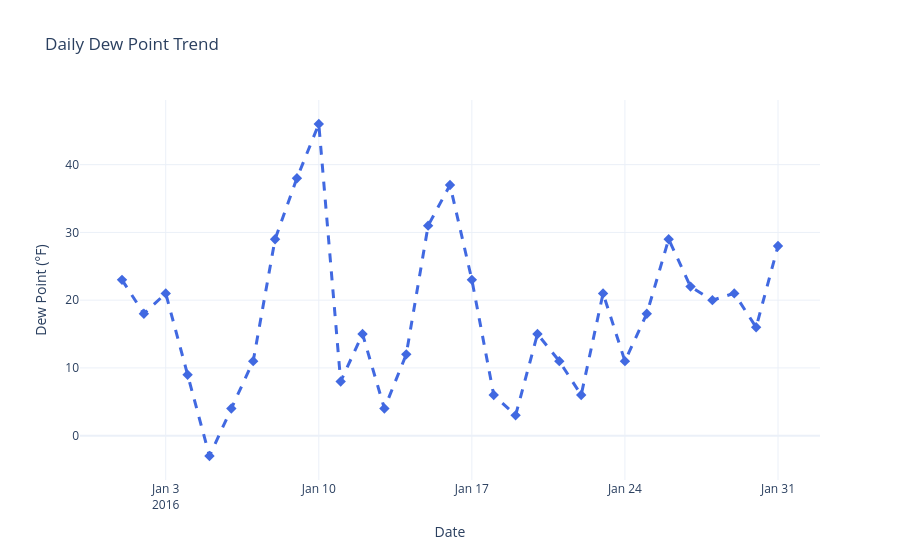

Here is the notebook cell this chart was saved with:
### Code cell
# Import Plotly Express
import plotly.express as px

# Create an interactive line chart to visualize daily dew point values
fig = px.line(
    nyc_weather,
    x=nyc_weather.index,
    y='DewPoint',
    title='Daily Dew Point Trend',
    markers=True)

# Customize the chart appearance
fig.update_traces(
    line=dict(
        color='royalblue',
        width=3,
        dash='dash'
    ),
    marker=dict(
        color='royalblue',
        size=8,
        symbol='diamond'))

# Improve chart layout
fig.update_layout(
    xaxis_title='Date',
    yaxis_title='Dew Point (°F)',
    template='plotly_white',
    hovermode='x unified')

# Save and Display the interactive chart
plt.savefig('Daily Dew Point Trend.png', bbox_inches='tight', pad_inches=0.2, dpi=300)
fig.show()

### Figure 1 — Plotly figure (JSON) as saved in the notebook; plotly's stock layout.template omitted (floating-point values rounded to 4 significant figures)
{"data": [{"hovertemplate": "EST=%{x}<br>DewPoint=%{y}<extra></extra>", "legendgroup": "", "line": {"color": "royalblue", "dash": "dash", "width": 3}, "marker": {"color": "royalblue", "size": 8, "symbol": "diamond"}, "mode": "lines+markers", "name": "", "orientation": "v", "showlegend": false, "type": "scatter", "x": ["2016-01-01T00:00:00", "2016-01-02T00:00:00", "2016-01-03T00:00:00", "2016-01-04T00:00:00", "2016-01-05T00:00:00", "2016-01-06T00:00:00", "2016-01-07T00:00:00", "2016-01-08T00:00:00", "2016-01-09T00:00:00", "2016-01-10T00:00:00", "2016-01-11T00:00:00", "2016-01-12T00:00:00", "2016-01-13T00:00:00", "2016-01-14T00:00:00", "2016-01-15T00:00:00", "2016-01-16T00:00:00", "2016-01-17T00:00:00", "2016-01-18T00:00:00", "2016-01-19T00:00:00", "2016-01-20T00:00:00", "2016-01-21T00:00:00", "2016-01-22T00:00:00", "2016-01-23T00:00:00", "2016-01-24T00:00:00", "2016-01-25T00:00:00", "2016-01-26T00:00:00", "2016-01-27T00:00:00", "2016-01-28T00:00:00", "2016-01-29T00:00:00", "2016-01-30T00:00:00", "2016-01-31T00:00:00"], "xaxis": "x", "y": [23, 18, 21, 9, -3, 4, 11, 29, 38, 46, 8, 15, 4, 12, 31, 37, 23, 6, 3, 15, 11, 6, 21, 11, 18, 29, 22, 20, 21, 16, 28], "yaxis": "y"}], "layout": {"hovermode": "x unified", "legend": {"tracegroupgap": 0}, "title": {"text": "Daily Dew Point Trend"}, "xaxis": {"anchor": "y", "domain": [0, 1], "title": {"text": "Date"}}, "yaxis": {"anchor": "x", "domain": [0, 1], "title": {"text": "Dew Point (°F)"}}}}
